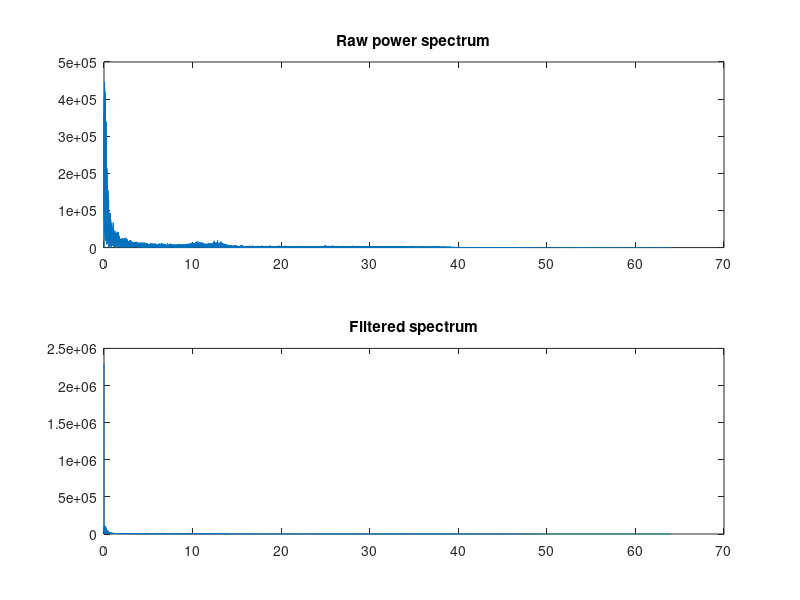
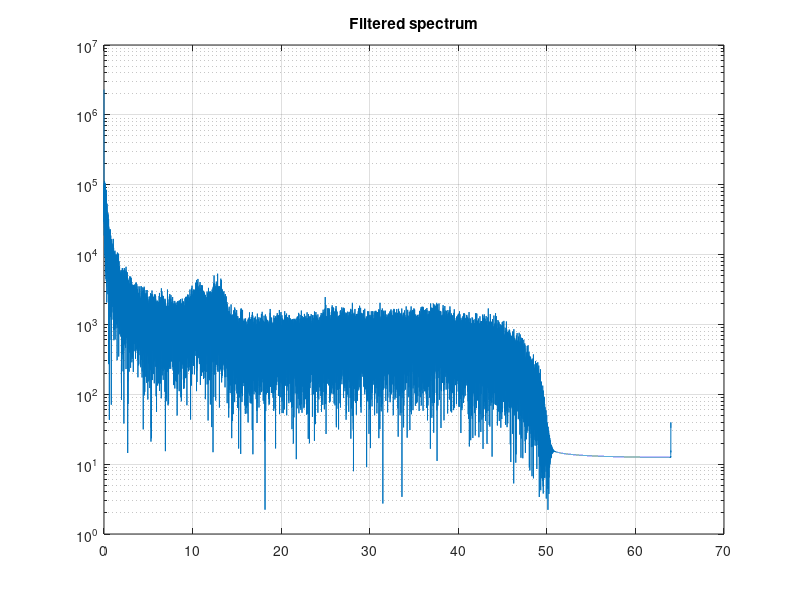
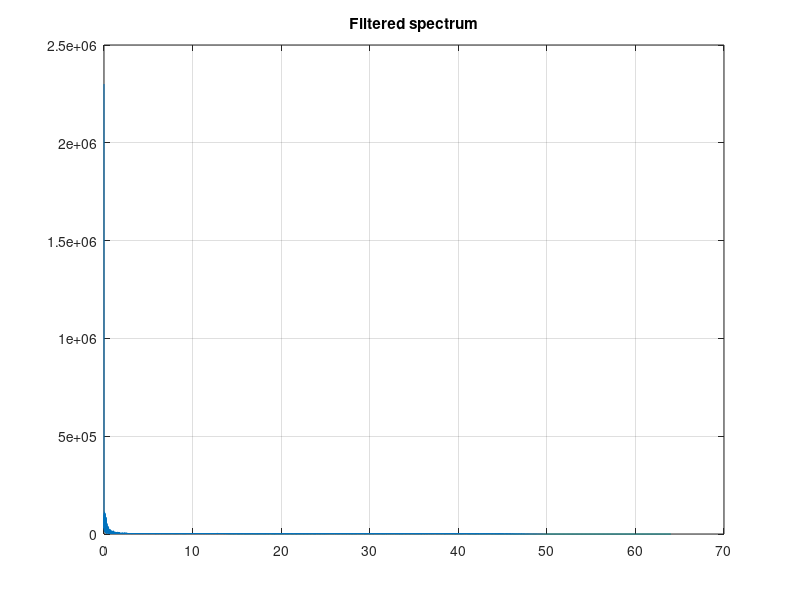

MATLAB code to generate these figures, in order:
%% loading data and setting data capture variables 
close all; clear;
data = load('camilo_rest_data_2.mat');   % loads a sample set of data
data = data.temp;           
Fs= 128;                        % sampling Frequency
tElapsed= 1/Fs;                 % time elapsed per sample 
N = length(data);               % number of samples 
t = (0:N-1)*tElapsed;           % time vector (in sec)
fVec = linspace(0,Fs/2,N/2+1);  % frequency vector resolved by fft

%% test signal (for debugging only)
% f1 = 60; f2 = 30; f3 = 15;      %sample sine wav freqs
% data = sin(2*pi*t*f1)+sin(2*pi*t*f2)+sin(2*pi*t*f3);
% data = data';                   %transposing to original convention

%% creating and implementing low pass filter to exclude 60 Hz noise
n = 200;             % filter order
% f = [0   .02 .06 .76 .80  1];  % frequency (as fraction of Nyquist freq, i.e. 1=Nyquist f)
% a = [.1   0   1   1   0  0]; % band pass filter (5-50Hz)
f = [0 .76 .80  1]; % frequency (as fraction of Nyquist freq, i.e. 1=Nyquist f)
a = [1   1   0  0]; % low pass filter (50 Hz)
b = firls(n,f,a);   % creating filter

% Computing filtered result 
dataFilt = NaN(size(data));
for channel = 1:size(data,2)
    dataFilt(:,channel) = filtfilt(b,a,data(:,channel));
end    

%% plotting frequency response of the filter (if wanted)
%[h,w] = freqz(b,1,n,2);
% Plot filter kernel + frequency response of actual and ideal filter
%figure; subplot(1,2,1); plot(b); title('Filter kernel')
%subplot(1,2,2); plot(w,abs(h))
%hold on; plot(f,a,'r.-'); title('Frequency response of filter')
%legend('Actual', 'Ideal')

%% computing signal mean over relevant data channels 
%sigMean = squeeze(mean(data,2));        % averaging over channels        
sigMean = data(:,1);
sigMeanFilt = dataFilt(:,1);
sigMean = detrend(sigMean,'linear');    % detrending (dc offset/drift)
%sigMeanFilt = squeeze(mean(dataFilt,2));
%sigMeanFilt = detrend(sigMeanFilt,'linear');

%% taking fft of filtered and non-filtered signals for spectral analysis
% NFFT = nextPow2(N);
% fftMean= fft(signal,NFFT)/N;

fftMean = abs(fft(sigMean,length(sigMean)));
fftMean = fftMean(1:length(fVec),:);
fftMeanFilt = abs(fft(sigMeanFilt,length(sigMeanFilt)));
fftMeanFilt = fftMeanFilt(1:length(fVec),1);

%% Plotting test signal and filtered results
%figure; 
%inds = 5000:(5000+Fs*30);    %data indices for time selection
%subplot(211); plot(t(inds),data(inds,:));     title('Raw Data');
%subplot(212); plot(t(inds),dataFilt(inds,:)); title('Low Pass'); 

%% Plotting power spectrum
figure;
subplot(211); plot(fVec,fftMean);     title('Raw power spectrum');
subplot(212); plot(fVec,fftMeanFilt); title('Filtered spectrum');
figure
semilogy(fVec,fftMeanFilt); title('Filtered spectrum');
grid on

figure
plot(fVec,fftMeanFilt); title('Filtered spectrum');
grid on
